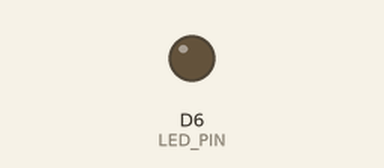
The sketch below on a simulated Particle Photon. Shown: output pins drawn as LEDs (lit = HIGH).

Above: at 30.0 s.
At 61.5 s:
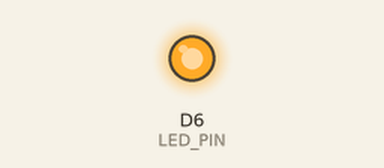
Timing chart, 0 to 83.2 s (numbered marks = the images above):
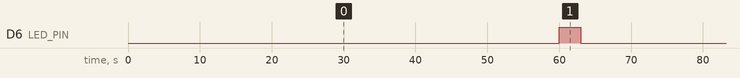

The sketch:

schedule_task.ino
```cpp
/*
 * Project schedule_task
 * Description:
 * Author:
 * Date:
 */
#include "schedule.h"
#define LED_PIN D6

schedule Schedule(1);


void setup() {

  pinMode(LED_PIN, OUTPUT);
}


void loop() {

  Schedule.task(&blink_led, 1); //(Function, Time_in_minutes) the function will be executed once every Time_in_Minutes in this case every one minutes.

}

void blink_led(){

     digitalWrite(LED_PIN, HIGH);
     delay(3000);
     digitalWrite(LED_PIN, LOW);
     delay(1000);
}
```

schedule.cpp
```cpp
#include "Particle.h"
#include "schedule.h"

schedule::schedule(int act){

}

unsigned current_time {0};

void schedule::task(void (*blink_LED)(), unsigned time_to_run)
{
      time_to_run *= 60000;
      if(millis()-current_time <= time_to_run);

      else{
          blink_LED();
          current_time = millis();
      }
}
```

schedule.h
```cpp
#ifndef schedule_h
#define schedule_h

#include "Particle.h"

class schedule
{
  public:

    schedule(int act);
    void task(void (*blink_led)(), unsigned time_to_run);

  private:

};

#endif
```

Measured:
- by itself, D6 (LED_PIN): alternates HIGH for 3.0 s and LOW for 61.0 s
